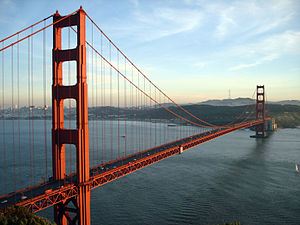
#> input picture imagem/ponte.jpg, 300 x 225 px, found by its file name
$ python Mascaras2.py
#> lines starting #> are read from the running program, lines starting #| are printed output that depends on the picture; after the words box and inside, x2 and y2 are one past the last pixel; in counts of white or black regions, pixels touching at a corner belong together
""" Outro exemplo utilização de mascaras"""
# Importando bibliotecas
import cv2
import numpy as np
import imutils

# Lendo a imagem
imagem = cv2.imread('imagem/ponte.jpg')
#> imagem is the input picture: shape (225, 300, 3); mean B, G, R 141.5, 138.3, 130.4

# Abrindo a imagem original
cv2.imshow('Original', imagem)

# Criando a mascara
mascara = np.zeros(imagem.shape[:2], dtype='uint8')

(cX, cY) = (imagem.shape[1] // 2, imagem.shape[0] // 2)
#> cX = 150; cY = 112

cv2.circle(mascara, (cX, cY), 180, 255, 70)
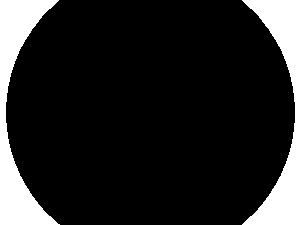
#> mascara: shape (225, 300); 14.7% white; 2 white regions, box (x1, y1, x2, y2) and area: (0, 0, 60, 225) 5059, (242, 0, 300, 225) 4833
cv2.circle(mascara, (cX, cY), 70, 255, -1)
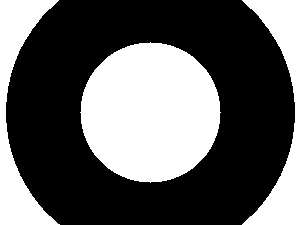
#> mascara: shape (225, 300); 37.4% white; 3 white regions, box (x1, y1, x2, y2) and area: (80, 42, 221, 183) 15373, (0, 0, 60, 225) 5059, (242, 0, 300, 225) 4833

# gERANDO A IMAGEM
cv2.imshow("Mascara", mascara)

imagem_com_mascara = cv2.bitwise_and(imagem, imagem, mask=mascara)
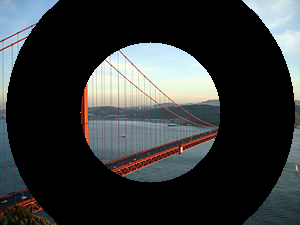
#> imagem_com_mascara: shape (225, 300, 3); mean B, G, R 55.1, 54.5, 51.1
# Abrindo imagem da mascara aplicada a imagem
cv2.imshow('Mascara aplicada a imagem', imagem_com_mascara)
# Esperando apertar algo para fechar
cv2.waitKey(0)

$ run again, with imagem/dados.jpg copied over imagem/ponte.jpg
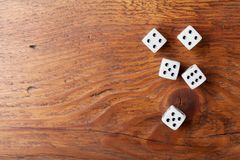
#> input picture imagem/dados.jpg, 240 x 160 px, found by its file name
#> imagem is the input picture: shape (160, 240, 3); mean B, G, R 80.3, 111.2, 170.2
#> `cv2.circle(mascara, (cX, cY), 70, 255, -1)`:
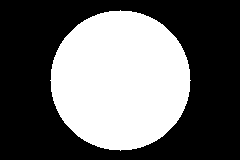
#> mascara: shape (160, 240); 40% white; 1 white region, box (x1, y1, x2, y2) and area: (50, 10, 191, 151) 15373
#> `imagem_com_mascara = cv2.bitwise_and(imagem, imagem, mask=mascara)`:
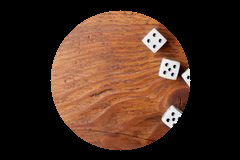
#> imagem_com_mascara: shape (160, 240, 3); mean B, G, R 31.1, 44.2, 69.3
